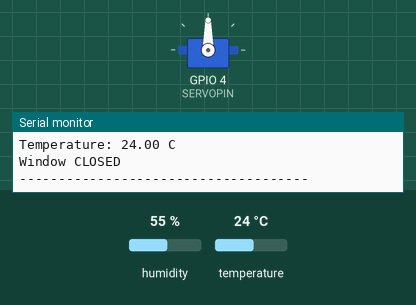
A sketch run on a simulated ESP32. Parts: servo, the last lines printed to the serial monitor. The test bench sets the inputs (shaded band); at power-on: temperature 24 °C, humidity 55 %.

Above: at 3.2 s.
3.3 s: temperature set to 26 °C
At 4.7 s:
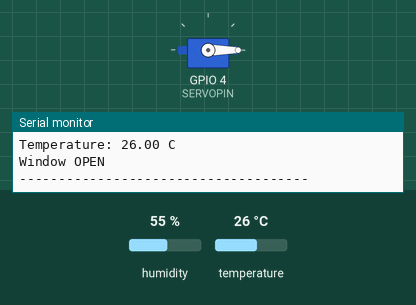
6.0 s: temperature set to 12 °C
At 7.1 s:
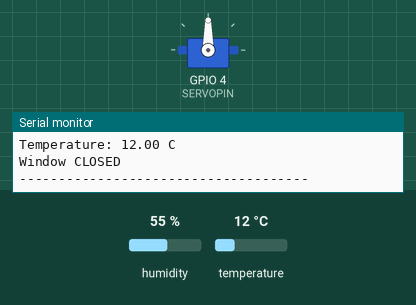
8.7 s: temperature set to 28 °C
At 10.8 s:
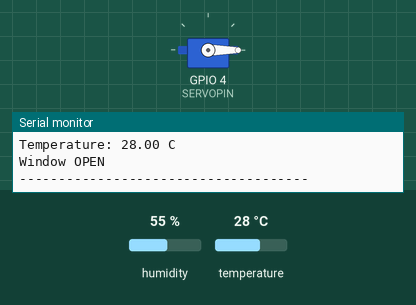
Timing chart, 0 to 12.3 s (numbered marks = the images above; inputs shaded):
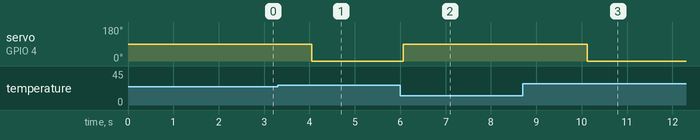

The sketch:

temperature_controlled_window.ino
```cpp
#include <DHT.h>
#include <ESP32Servo.h>

// DHT11 configuration
#define DHTPIN 15
#define DHTTYPE DHT11

// Servo configuration
#define SERVOPIN 4

// Temperature threshold
#define TEMP_LIMIT 25

// Servo angles (exchanged)
#define OPEN_ANGLE 0
#define CLOSE_ANGLE 90

DHT dht(DHTPIN, DHTTYPE);
Servo windowServo;

void setup() {

  Serial.begin(115200);

  dht.begin();

  windowServo.setPeriodHertz(50);
  windowServo.attach(SERVOPIN, 500, 2400);

  // Initially close the window
  windowServo.write(CLOSE_ANGLE);

  Serial.println("Temperature Controlled Window System");
  Serial.println("-------------------------------------");

  delay(2000);
}

void loop() {

  float temperature = dht.readTemperature();

  // Check sensor reading
  if (isnan(temperature)) {

    Serial.println("Sensor reading failed!");

    delay(2000);
    return;
  }

  // Display temperature
  Serial.print("Temperature: ");
  Serial.print(temperature);
  Serial.println(" C");

  // Window control
  if (temperature < TEMP_LIMIT) {

    windowServo.write(CLOSE_ANGLE);

    Serial.println("Window CLOSED");

  } else {

    windowServo.write(OPEN_ANGLE);

    Serial.println("Window OPEN");

  }

  Serial.println("-------------------------------------");

  delay(2000);
}
```

Measured:
- the behaviour switches between 24 and 25 °C on temperature (found by bisection; images 0 and 1)
- after the input at 3.3 s, servo on GPIO 4 (SERVOPIN): 90° → 0° after 0.75 s
- after the input at 6.0 s, servo on GPIO 4 (SERVOPIN): 0° → 90° after 0.07 s
- after the input at 8.7 s, servo on GPIO 4 (SERVOPIN): 90° → 0° after 1.4 s
